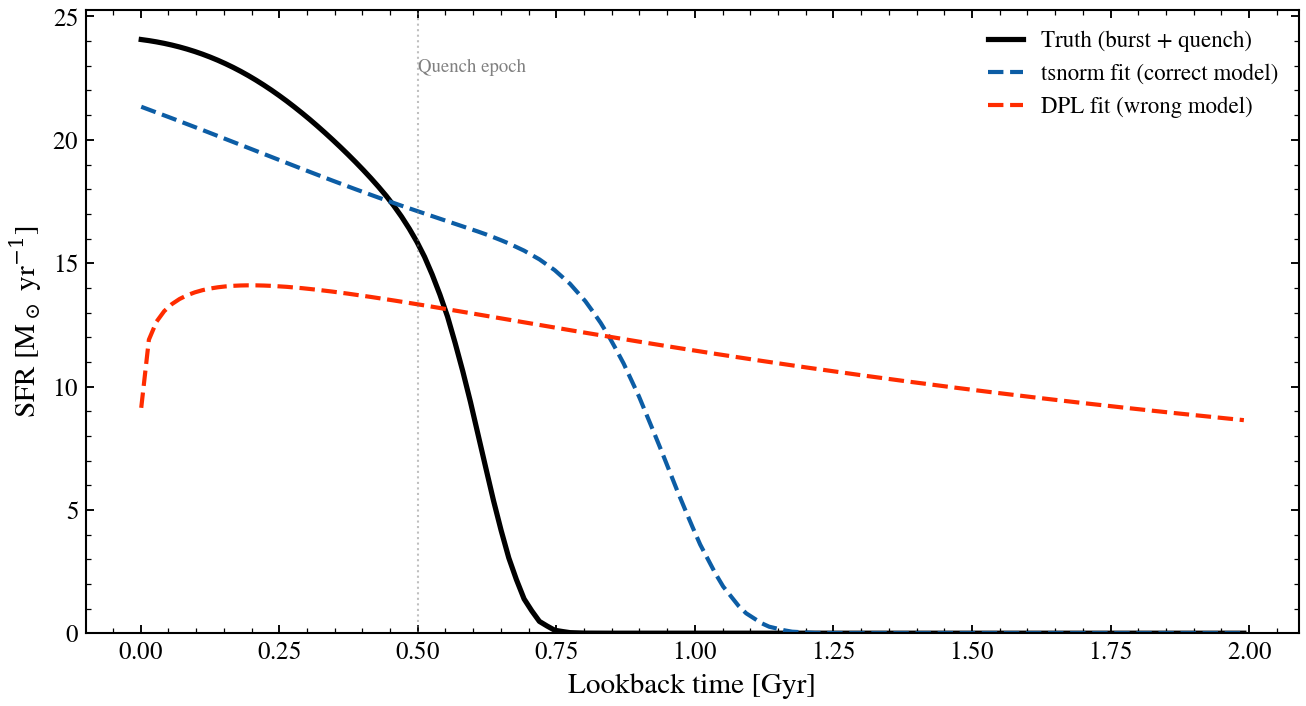

Recreate this plot in Python.
"""
Model misspecification: post-starburst galaxies reveal wrong SFH
==============================================================

A post-starburst galaxy shows a recent burst followed by quenching.
When fit with smooth tau-model (incorrect), the fit biases the recovered
SFH. This workflow compares two models on the same mock data to show how
model flexibility directly impacts star formation history inference.

Reference: Cid Fernandes et al. 2005, MNRAS, 358, 363 (post-starburst
classification); Conroy 2013, ARA&A, 51, 393 (SED fitting).
"""

import os

os.environ["TF_CPP_MIN_LOG_LEVEL"] = "2"  # suppress XLA/PjRt C++ INFO+WARNING logs

import warnings

import jax
import matplotlib.pyplot as plt
import numpy as np

import tengri
from tengri.analysis.plotting import setup_style

setup_style()
warnings.filterwarnings("ignore", message=".*BakedInBackend.*")

ssp = tengri.load_ssp()
bands = ["sdss_u", "sdss_g", "sdss_r", "sdss_i", "sdss_z"]
obs = tengri.Observation(photometry=tengri.Photometry.from_names(bands))

# --- Truth: post-starburst (E+A) --- burst 500 Myr ago, then quench
key = jax.random.PRNGKey(42)
truth_params = {
    "sfh_tsnorm_log_peak_sfr": 1.5,
    "sfh_tsnorm_peak_lbt_gyr": 0.5,
    "sfh_tsnorm_width_gyr": 0.2,
    "sfh_tsnorm_skew": 0.8,
    "sfh_tsnorm_trunc": 1.5,
    "met_logzsol": -0.1,
    "dust_tau_bc": 0.2,
    "dust_tau_diff": 0.1,
    "dust_slope": -0.7,
    "redshift": 0.1,
}

model_truth = tengri.SEDModel.build(
    ssp,
    observation=obs,
    sfh={"type": "tsnorm", "*": tengri.FIXED},
    dust={"type": "two_component", "*": tengri.FIXED},
    redshift=tengri.Fixed(0.1),
)
mock = model_truth.mock(truth_params, snr=20.0, key=key)

# --- Fit 1: correct model (tsnorm) ---
model_correct = tengri.SEDModel.build(
    ssp,
    observation=obs,
    sfh={
        "type": "tsnorm",
        "log_peak_sfr": tengri.Uniform(0.5, 2.5),
        "peak_lbt_gyr": tengri.Uniform(0.2, 2.0),
        "width_gyr": tengri.Uniform(0.1, 1.0),
        "skew": tengri.Uniform(-0.5, 2.0),
        "trunc": tengri.Uniform(0.5, 5.0),
        "logzsol": tengri.Fixed(-0.1),
    },
    dust={
        "type": "two_component",
        "*": tengri.FIXED,
        "tau_bc": 0.2,
        "tau_diff": 0.1,
        "slope": -0.7,
    },
    redshift=tengri.Fixed(0.1),
)
forward_correct = tengri.ForwardModel.build(sed=model_correct, observation=obs)
post_correct = forward_correct.fit(
    mock.flux_obs,
    mock.noise,
    method="map",
    optimizer="adam",
    n_steps=300,
    verbose=False,
)

# --- Fit 2: wrong model (DPL, smooth) ---
model_wrong = tengri.SEDModel.build(
    ssp,
    observation=obs,
    sfh={
        "type": "dpl",
        "log_peak_sfr": tengri.Uniform(0.5, 2.5),
        "tau_gyr": tengri.Uniform(0.5, 10.0),
        "alpha": tengri.Fixed(1.0),
        "beta": tengri.Fixed(0.1),
        "logzsol": tengri.Fixed(-0.1),
    },
    dust={
        "type": "two_component",
        "*": tengri.FIXED,
        "tau_bc": 0.2,
        "tau_diff": 0.1,
        "slope": -0.7,
    },
    redshift=tengri.Fixed(0.1),
)
forward_wrong = tengri.ForwardModel.build(sed=model_wrong, observation=obs)
post_wrong = forward_wrong.fit(
    mock.flux_obs,
    mock.noise,
    method="map",
    optimizer="adam",
    n_steps=300,
    verbose=False,
)

# --- Plot: SFH comparison ---
sfh_true = model_truth.predict_sfh(truth_params)
sfh_correct = model_correct.predict_sfh(post_correct.params)
sfh_wrong = model_wrong.predict_sfh(post_wrong.params)

fig, ax = plt.subplots(figsize=(9, 5))

t_gyr_true = np.array(sfh_true["t_gyr"])
mask = t_gyr_true < 2.0

t_gyr_correct = np.array(sfh_correct["t_gyr"])
mask_c = t_gyr_correct < 2.0

t_gyr_wrong = np.array(sfh_wrong["t_gyr"])
mask_w = t_gyr_wrong < 2.0

ax.plot(
    t_gyr_true[mask],
    np.array(sfh_true["sfr_mean"])[mask],
    "k-",
    lw=2.5,
    label="Truth (burst + quench)",
)
ax.plot(
    t_gyr_correct[mask_c],
    np.array(sfh_correct["sfr_mean"])[mask_c],
    "--",
    color="C0",
    lw=2.0,
    label="tsnorm fit (correct model)",
)
ax.plot(
    t_gyr_wrong[mask_w],
    np.array(sfh_wrong["sfr_mean"])[mask_w],
    "--",
    color="C3",
    lw=2.0,
    label="DPL fit (wrong model)",
)

ax.axvline(0.5, color="grey", ls=":", lw=1, alpha=0.5)
ax.text(0.5, ax.get_ylim()[1] * 0.9, "Quench epoch", fontsize=9, color="grey")

ax.set_xlabel("Lookback time [Gyr]")
ax.set_ylabel(r"SFR [M$_\odot$ yr$^{-1}$]")
ax.legend(frameon=False, loc="upper right")
ax.set_ylim(bottom=0)

fig.tight_layout()
plt.savefig("plot_workflow_post_starburst.png", dpi=150, bbox_inches="tight")
